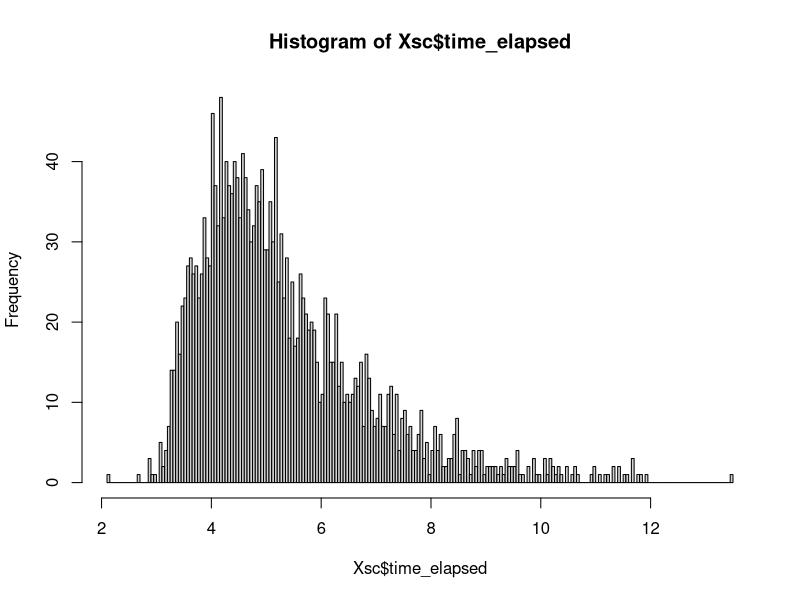
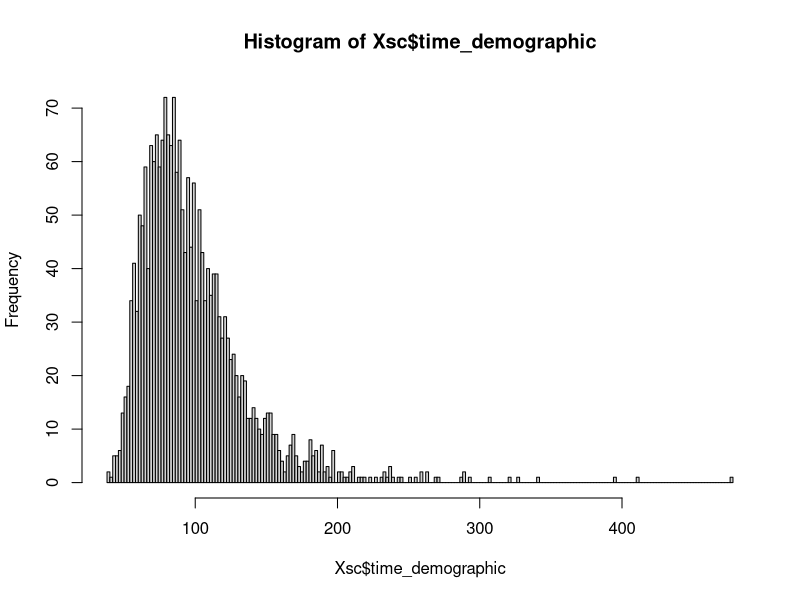
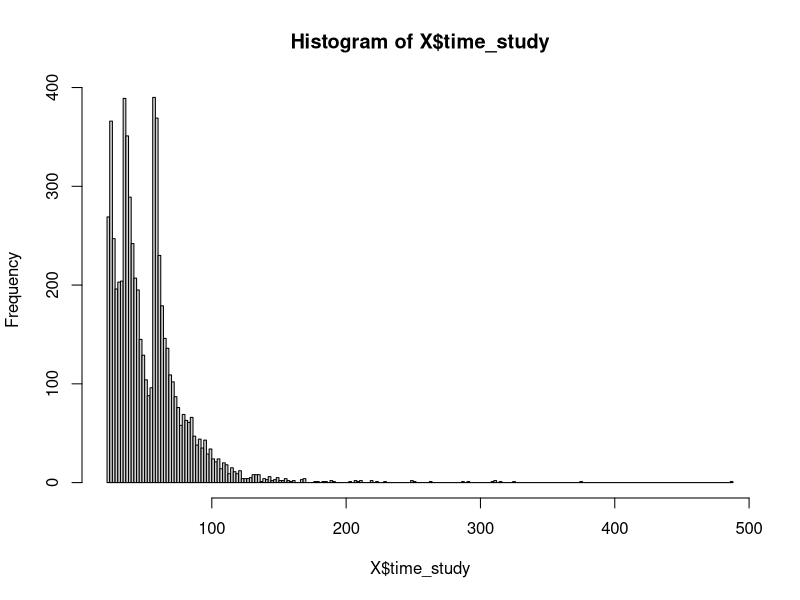
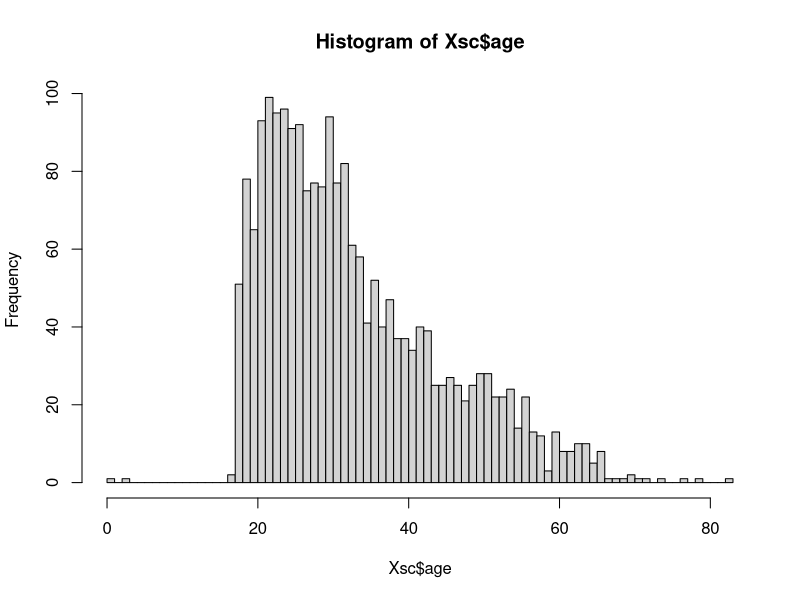
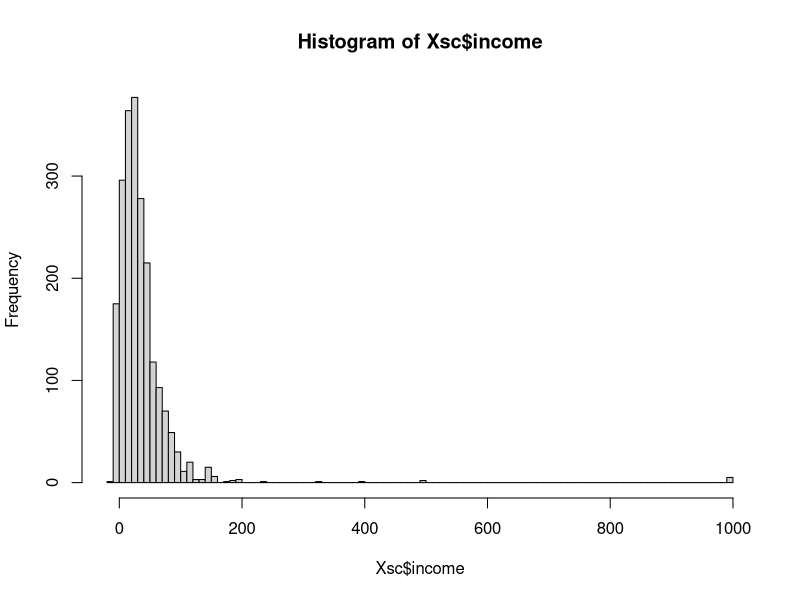
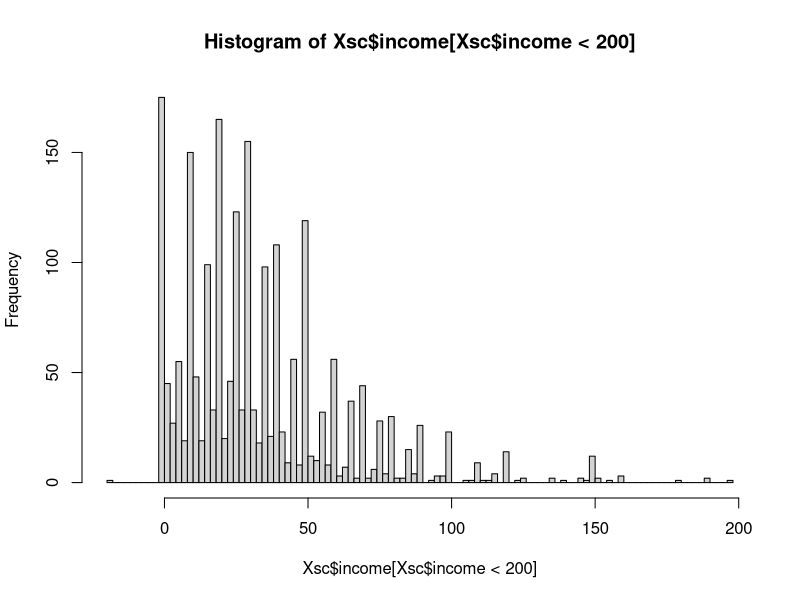
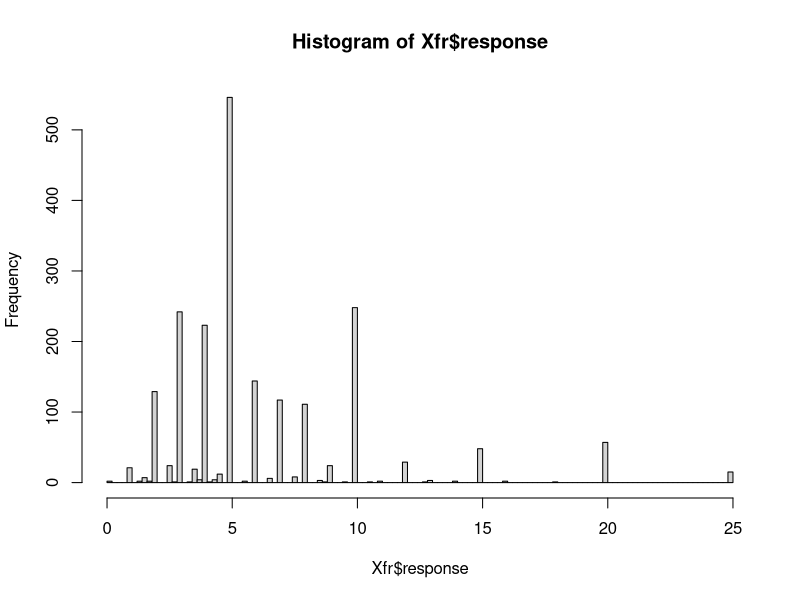

Reproduce these figures in R, in order. (Note: this script raises an error after producing the figures.)
setwd("c:/users/kapelner/workspace/StatTurk/data_analysis")

X = as.data.frame(read.csv("dumps/statturk_dump_01_20_13__06_03.csv"))
dim(X)
colnames(X)

#create some new vars, drop some, and recode others
X$comments_length = nchar(as.character(X$turker_comments))
X$turker_comments = NULL #just read em in excel
X$time_elapsed = (X$subject_finished_at - X$subject_started_at) / 60
X$time_demographic = (X$demographic_started_at - X$subject_started_at)
X$time_study = (X$study_finished - X$study_started)
X$treatment = ifelse(X$treatment == "true", 1, 0)
X$income = ifelse(X$income > 1000, X$income / 1000, X$income)

#drop records that don't comport with reality
X = X[X$time_elapsed <= 14, ]
X = X[X$time_study > 20 & X$time_study < 14 * 60, ]
#drop some records with missing data
X = na.omit(X)
X = X[X$big_5_5 != 0, ]
X = X[X$big_5_4 != 0, ]
X = X[X$big_5_3 != 0, ]
X = X[X$big_5_2 != 0, ]
X = X[X$big_5_1 != 0, ]

#some records should be factors
X$study_num = as.factor(X$study_num)


#pull out uniques for each study
Xsc = X[X$study_name == "sunk_cost_theater", ]
Xpr = X[X$study_name == "priming_dilemma", ]
Xfr = X[X$study_name == "framing_beer", ]

#drop responses that don't make sense
Xfr = Xfr[Xfr$response > 0 & Xfr$response <= 25, ]
Xsc = Xsc[Xsc$response >= 0 & Xsc$response <= 9, ]
Xpr = Xpr[Xpr$response %in% c(0, 1), ]

#pull out arms
Xfr_rand = Xfr[Xfr$experimental_arm == "R" & Xfr$study_num == 1, ]
Xfr_sel = Xfr[Xfr$experimental_arm == "S" & Xfr$study_num == 1, ]
Xfr_anal = rbind(Xfr_rand, Xfr_sel)
dim(Xfr_rand)
dim(Xfr_sel)
Xpr_rand = Xpr[Xpr$experimental_arm == "R" & Xpr$study_num == 1, ]
Xpr_sel = Xpr[Xpr$experimental_arm == "S" & Xpr$study_num == 1, ]
Xpr_anal = rbind(Xpr_rand, Xpr_sel)
dim(Xpr_rand)
dim(Xpr_sel)
Xsc_rand = Xsc[Xsc$experimental_arm == "R" & Xsc$study_num == 1, ]
Xsc_sel = Xsc[Xsc$experimental_arm == "S" & Xsc$study_num == 1, ]
Xsc_anal = rbind(Xsc_rand, Xsc_sel)
dim(Xsc_rand)
dim(Xsc_sel)
nrow(Xfr_rand[Xfr_rand$treatment == 1, ])
nrow(Xfr_rand[Xfr_rand$treatment == 0, ])
nrow(Xfr_sel[Xfr_sel$treatment == 1, ])
nrow(Xfr_sel[Xfr_sel$treatment == 0, ])
nrow(Xpr_rand[Xpr_rand$treatment == 1, ])
nrow(Xpr_rand[Xpr_rand$treatment == 0, ])
nrow(Xpr_sel[Xpr_sel$treatment == 1, ])
nrow(Xpr_sel[Xpr_sel$treatment == 0, ])
nrow(Xsc_rand[Xsc_rand$treatment == 1, ])
nrow(Xsc_rand[Xsc_rand$treatment == 0, ])
nrow(Xsc_sel[Xsc_sel$treatment == 1, ])
nrow(Xsc_sel[Xsc_sel$treatment == 0, ])

#investigate some variables
hist(Xsc$time_elapsed, br = 200)
hist(Xsc$time_demographic, br = 200)
hist(X$time_study, br = 200)
table(X$comments_length)
table(Xsc$experimental_arm)
table(Xsc$treatment)
table(Xsc$num_page_reloads)
table(Xsc$splash_views_before_starting)
table(Xsc$splash_views_after_starting)
hist(Xsc$age, br = 100)
table(Xsc$gender)
table(Xsc$urban_rural)
table(Xsc$num_children)
table(Xsc$employment_status)
table(Xsc$marital_status)
hist(Xsc$income, br = 100)
hist(Xsc$income[Xsc$income < 200], br = 100)
table(Xsc$religion)
table(Xsc$belief_in_divine)
table(Xsc$race)
table(Xsc$participate_in_study)
table(Xsc$english_first_language)
table(Xsc$nfc_1)
table(Xsc$nfc_2)
table(Xsc$big_5_1)
table(Xsc$big_5_2)
table(Xsc$big_5_3)
table(Xsc$big_5_4)
table(Xsc$big_5_5)
table(X$study_num)
table(X$study_name)
table(Xsc$response)
hist(Xfr$response, br = 100)
table(Xpr$response)
table(Xsc$num_page_nav_away)

mod = lm(response ~ treatment, data = Xfr_anal)
summary(mod)

mod = lm(response ~ treatment * experimental_arm + 
				comments_length +
				time_study + 
				race + 
				belief_in_divine + 
				marital_status + 
				gender + 
				urban_rural + 
				born_here + 
				nfc_1 + 
				nfc_2 + 
				big_5_1 + 
				big_5_2 + 
				big_5_3 + 
				big_5_4 + 
				big_5_5 + 
				english_first_language + 
				time_demographic + 
				num_page_nav_away, 
		data = Xfr_anal)
summary(mod)

mod = lm(response ~ treatment + experimental_arm + 
				comments_length +
				time_study + 
				race + 
				belief_in_divine + 
				marital_status + 
				gender + 
				urban_rural + 
				born_here + 
				nfc_1 + 
				nfc_2 + 
				big_5_1 + 
				big_5_2 + 
				big_5_3 + 
				big_5_4 + 
				big_5_5 + 
				english_first_language + 
				time_demographic + 
				num_page_nav_away, 
		data = Xfr_anal)
summary(mod)



mod = lm(response ~ treatment * experimental_arm + 
				comments_length +
				time_study + 
				race + 
				belief_in_divine + 
				marital_status + 
				gender + 
				urban_rural + 
				born_here + 
				nfc_1 + 
				nfc_2 + 
				big_5_1 + 
				big_5_2 + 
				big_5_3 + 
				big_5_4 + 
				big_5_5 + 
				english_first_language + 
				time_demographic + 
				num_page_nav_away, 
		data = Xfr_anal)
summary(mod)

mod = lm(response ~ treatment + experimental_arm + 
				comments_length +
				time_study + 
				race + 
				belief_in_divine + 
				marital_status + 
				gender + 
				urban_rural + 
				born_here + 
				nfc_1 + 
				nfc_2 + 
				big_5_1 + 
				big_5_2 + 
				big_5_3 + 
				big_5_4 + 
				big_5_5 + 
				english_first_language + 
				time_demographic + 
				num_page_nav_away, 
		data = Xfr_anal)
summary(mod)




mod = lm(response ~ treatment * experimental_arm + 
				comments_length +
				time_study + 
				race + 
				belief_in_divine + 
				marital_status + 
				gender + 
				urban_rural + 
				born_here + 
				nfc_1 + 
				nfc_2 + 
				big_5_1 + 
				big_5_2 + 
				big_5_3 + 
				big_5_4 + 
				big_5_5 + 
				english_first_language + 
				time_demographic + 
				num_page_nav_away, 
		data = Xsc_anal)
summary(mod)

mod = lm(response ~ treatment + experimental_arm + 
				comments_length +
				time_study + 
				race + 
				belief_in_divine + 
				marital_status + 
				gender + 
				highest_education + 
				urban_rural + 
				born_here + 
				nfc_1 + 
				nfc_2 + 
				big_5_1 + 
				big_5_2 + 
				big_5_3 + 
				big_5_4 + 
				big_5_5 + 
				english_first_language + 
				time_demographic + 
				num_page_nav_away, 
		data = Xsc_anal)
summary(mod)

mod = lm(response ~ treatment + comments_length + study_num + time_study + race + belief_in_divine + marital_status + gender + urban_rural + born_here + nfc_1 + nfc_2 + big_5_1 + big_5_2 + big_5_3 + big_5_4 + big_5_5 + english_first_language + time_demographic + num_page_nav_away, data = Xsc_anal)
summary(mod)

plot(Xfr_anal$experimental_arm, Xfr_anal$response)
plot(Xpr_anal$experimental_arm, Xpr_anal$response)
plot(Xsc_anal$experimental_arm, Xsc_anal$response)

mod = lm(Xsc$response ~ treatment * experimental_arm + comments_length + study_num + time_study + race + belief_in_divine + marital_status + gender + urban_rural + born_here + nfc_1 + nfc_2 + big_5_1 + big_5_2 + big_5_3 + big_5_4 + big_5_5 + english_first_language + time_demographic + num_page_nav_away, data = Xsc)
summary(mod)

mod = lm(Xpr$response * 100 ~ treatment * experimental_arm + comments_length + study_num + time_study + race + belief_in_divine + marital_status + gender + urban_rural + born_here + nfc_1 + nfc_2 + big_5_1 + big_5_2 + big_5_3 + big_5_4 + big_5_5 + english_first_language + time_demographic + num_page_nav_away, data = Xpr)
summary(mod)

# [1] "task_id"                      "mturk_worker_id"              "subject_started_at"          
# [4] "subject_finished_at"          "ip_address"                   "experimental_arm"            
# [7] "treatment"                    "num_page_reloads"             "splash_views_before_starting"
#[10] "splash_views_after_starting"  "demographic_started_at"       "age"                         
#[13] "gender"                       "urban_rural"                  "highest_education"           
#[16] "marital_status"               "employment_status"            "num_children"                
#[19] "income"                       "religion"                     "belief_in_divine"            
#[22] "race"                         "participate_in_study"         "born_here"                   
#[25] "english_first_language"       "nfc_1"                        "nfc_2"                       
#[28] "big_5_1"                      "big_5_2"                      "big_5_3"                     
#[31] "big_5_4"                      "big_5_5"                      "demographic_completed_at"    
#[34] "study_num"                    "study_started"                "study_name"                  
#[37] "response"                     "study_finished"               "num_page_nav_away"           
#[40] "outlier_data_point"           "turker_comments"     




boxplot(Xfr_anal[Xfr_anal$experimental_arm == "R", ]$response, 
		Xfr_anal[Xfr_anal$experimental_arm == "S", ]$response, 
		Xfr_anal[Xfr_anal$treatment == 1, ]$response, 
		Xfr_anal[Xfr_anal$treatment == 0, ]$response, 
		Xfr_anal[Xfr_anal$experimental_arm == "R" & Xfr_anal$treatment == 1, ]$response, 
		Xfr_anal[Xfr_anal$experimental_arm == "S" & Xfr_anal$treatment == 1, ]$response, 
		Xfr_anal[Xfr_anal$experimental_arm == "R" & Xfr_anal$treatment == 0, ]$response, 
		Xfr_anal[Xfr_anal$experimental_arm == "S" & Xfr_anal$treatment == 0, ]$response,		
		names = c("R", "S", "T", "C", "RT", "ST", "RC", "SC"), main = "Framing Study Results", ylab = "Amount for Beer Paid")

points(c(mean(Xfr_anal[Xfr_anal$experimental_arm == "R", ]$response), 
	mean(Xfr_anal[Xfr_anal$experimental_arm == "S", ]$response), 
	mean(Xfr_anal[Xfr_anal$treatment == 1, ]$response), 
	mean(Xfr_anal[Xfr_anal$treatment == 0, ]$response), 
	mean(Xfr_anal[Xfr_anal$experimental_arm == "R" & Xfr_anal$treatment == 1, ]$response), 
	mean(Xfr_anal[Xfr_anal$experimental_arm == "S" & Xfr_anal$treatment == 1, ]$response), 
	mean(Xfr_anal[Xfr_anal$experimental_arm == "R" & Xfr_anal$treatment == 0, ]$response), 
	mean(Xfr_anal[Xfr_anal$experimental_arm == "S" & Xfr_anal$treatment == 0, ]$response)), col = "blue", lwd = 4)

barplot(c(mean(Xpr_anal[Xpr_anal$experimental_arm == "R", ]$response), 
		mean(Xpr_anal[Xpr_anal$experimental_arm == "S", ]$response), 
		mean(Xpr_anal[Xpr_anal$treatment == 1, ]$response), 
		mean(Xpr_anal[Xpr_anal$treatment == 0, ]$response), 
		mean(Xpr_anal[Xpr_anal$experimental_arm == "R" & Xpr_anal$treatment == 1, ]$response), 
		mean(Xpr_anal[Xpr_anal$experimental_arm == "S" & Xpr_anal$treatment == 1, ]$response), 
		mean(Xpr_anal[Xpr_anal$experimental_arm == "R" & Xpr_anal$treatment == 0, ]$response), 
		mean(Xpr_anal[Xpr_anal$experimental_arm == "S" & Xpr_anal$treatment == 0, ]$response)),		
		names = c("R", "S", "T", "C", "RT", "ST", "RC", "SC"), 
		main = "Priming Study Results", ylim = c(0.8, 1), xpd = FALSE, ylab = "Percent Who Cooperate")



boxplot(Xsc_anal[Xsc_anal$experimental_arm == "R", ]$response, 
		Xsc_anal[Xsc_anal$experimental_arm == "S", ]$response, 
		Xsc_anal[Xsc_anal$treatment == 1, ]$response, 
		Xsc_anal[Xsc_anal$treatment == 0, ]$response, 
		Xsc_anal[Xsc_anal$experimental_arm == "R" & Xsc_anal$treatment == 1, ]$response, 
		Xsc_anal[Xsc_anal$experimental_arm == "S" & Xsc_anal$treatment == 1, ]$response, 
		Xsc_anal[Xsc_anal$experimental_arm == "R" & Xsc_anal$treatment == 0, ]$response, 
		Xsc_anal[Xsc_anal$experimental_arm == "S" & Xsc_anal$treatment == 0, ]$response,		
		names = c("R", "S", "T", "C", "RT", "ST", "RC", "SC"), main = "Sunk Cost Study Results", ylab = "Feeling for Attending Theatre",ylim = c(0,9))

points(c(mean(Xsc_anal[Xsc_anal$experimental_arm == "R", ]$response), 
				mean(Xsc_anal[Xsc_anal$experimental_arm == "S", ]$response), 
				mean(Xsc_anal[Xsc_anal$treatment == 1, ]$response), 
				mean(Xsc_anal[Xsc_anal$treatment == 0, ]$response), 
				mean(Xsc_anal[Xsc_anal$experimental_arm == "R" & Xsc_anal$treatment == 1, ]$response), 
				mean(Xsc_anal[Xsc_anal$experimental_arm == "S" & Xsc_anal$treatment == 1, ]$response), 
				mean(Xsc_anal[Xsc_anal$experimental_arm == "R" & Xsc_anal$treatment == 0, ]$response), 
				mean(Xsc_anal[Xsc_anal$experimental_arm == "S" & Xsc_anal$treatment == 0, ]$response)), col = "blue", lwd = 4)



t.test(Xfr_anal[Xfr_anal$experimental_arm == "R", ]$response, Xfr_anal[Xfr_anal$experimental_arm == "S", ]$response)


plot(Xpr_anal$experimental_arm, Xpr_anal$response)
t.test(Xpr_anal[Xpr_anal$experimental_arm == "R", ]$response, Xpr_anal[Xpr_anal$experimental_arm == "S", ]$response)


plot(Xsc_anal$experimental_arm, Xsc_anal$response)
t.test(Xsc_anal[Xsc_anal$experimental_arm == "R", ]$response, Xsc_anal[Xsc_anal$experimental_arm == "S", ]$response)


plot(Xfr_anal$experimental_arm, Xfr_anal$response)
plot(Xpr_anal$experimental_arm, Xpr_anal$response)
plot(Xsc_anal$experimental_arm, Xsc_anal$response)


####POWER

Xfr_first = Xfr[1:100, ]
mod = lm(response ~ treatment * experimental_arm + comments_length + study_num + time_study + race + belief_in_divine + marital_status + gender + urban_rural + born_here + nfc_1 + nfc_2 + big_5_1 + big_5_2 + big_5_3 + big_5_4 + big_5_5 + english_first_language + time_demographic + num_page_nav_away, data = Xfr_first)
summary(mod)

sigsq = sum(mod$residuals^2 / 72)



effects = c(0.01, 0.05, 0.1, 0.15, 0.20, 0.25, 0.5, 0.75)
rs = c(100, 200, 300, 400, 500, 600, 700, 800, 900, 1000)
powers = matrix(NA, length(rs), length(effects))

rownames(powers) = rs
colnames(powers) = effects
for (i in 1 : length(rs)){
	for (j in 1 : length(effects)){
		r = rs[i]
		effect = effects[j]
		Fstar = qf(0.95, 1, 4 * (r - 1))
		powers[i, j] = 1 - pf(Fstar, 1, 4 * (r - 1), 4 * r * effect^2 / sigsq)		
	}
}
xtable(powers)


#t(Xfr$subject_started_at)[1]
#[1] 1352344310
#> sort(Xfr$subject_started_at)[nrow(Xfr)]
#[1] 1356928482
#> 1356928482-1352344310
#[1] 4584172
#> 4584172 / 3600
#[1] 1273.381
#> 1273.381/24
#[1] 53.05754 ####about 53 days / 7 weeks





